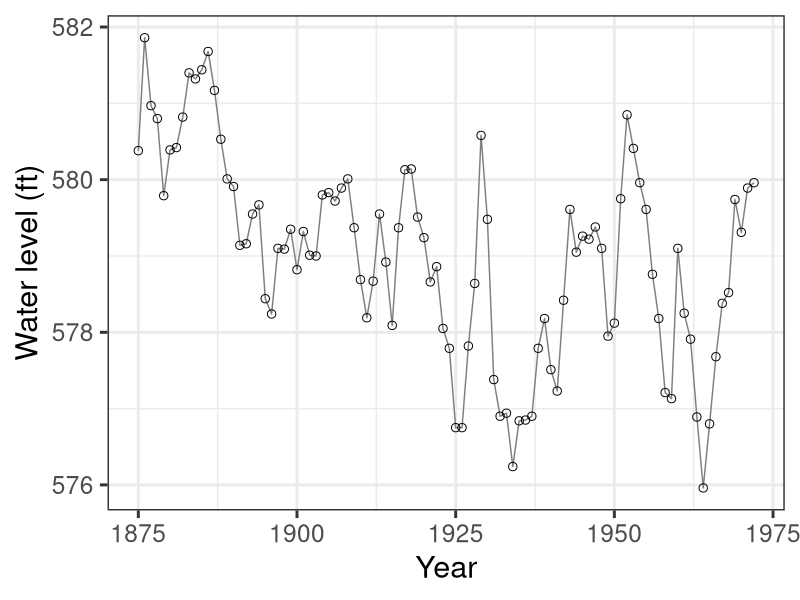
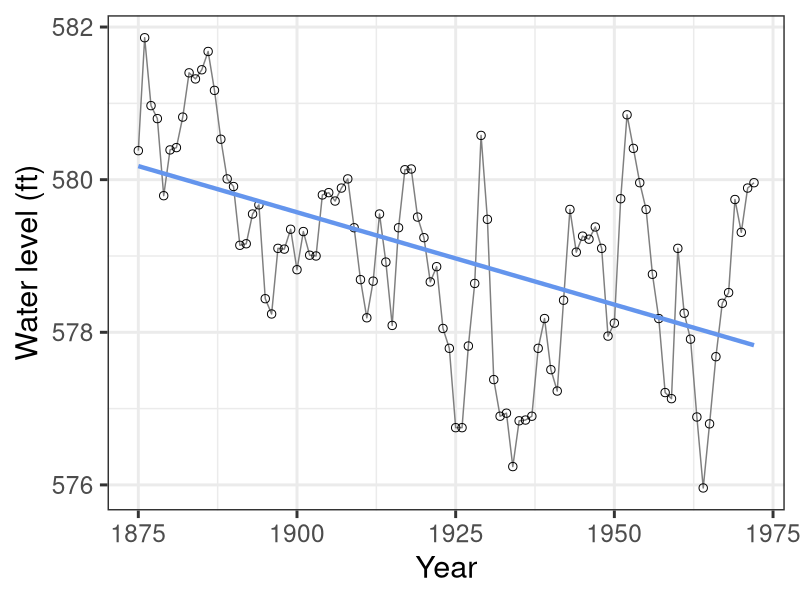
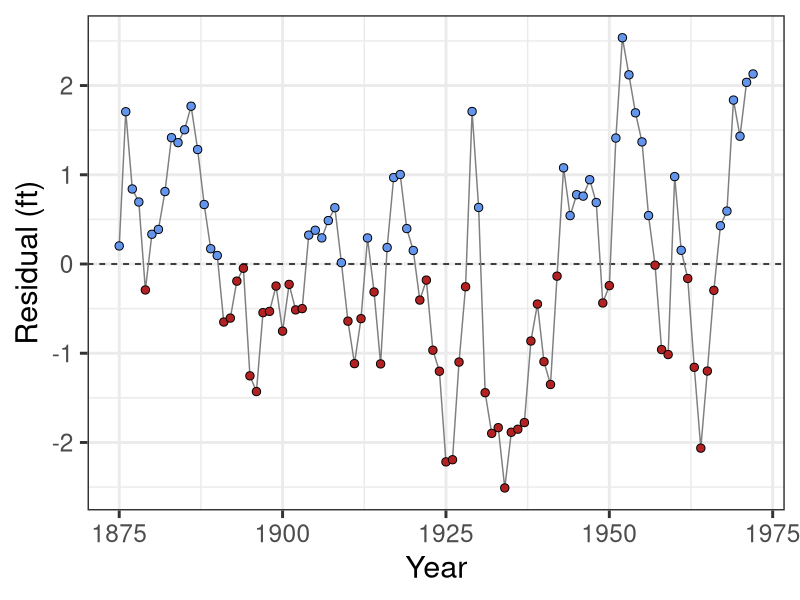
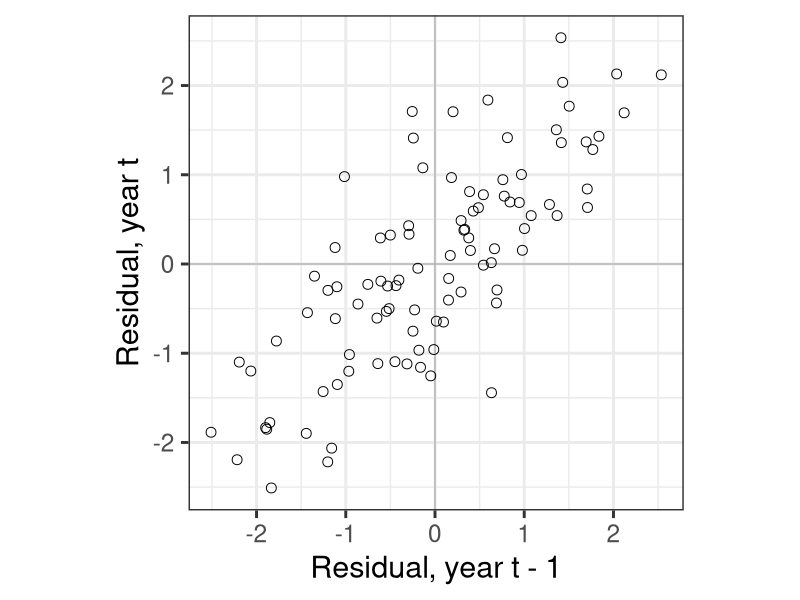
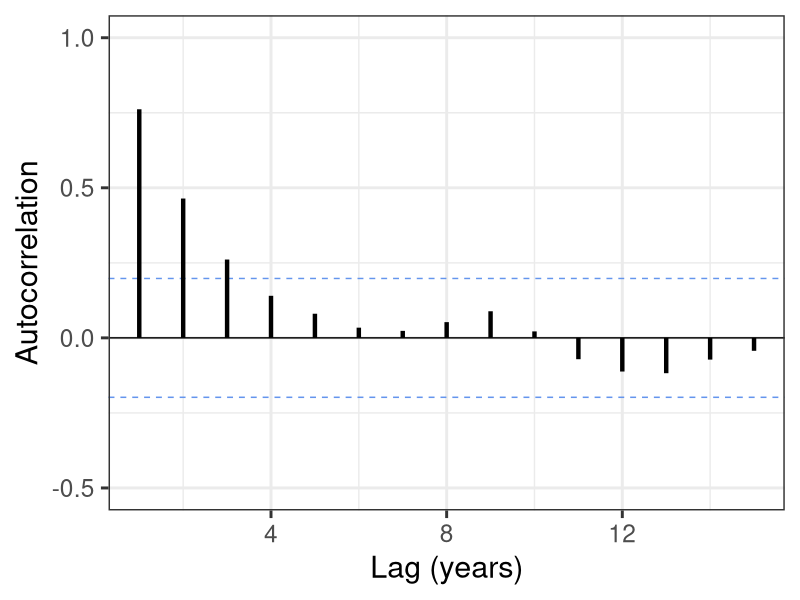
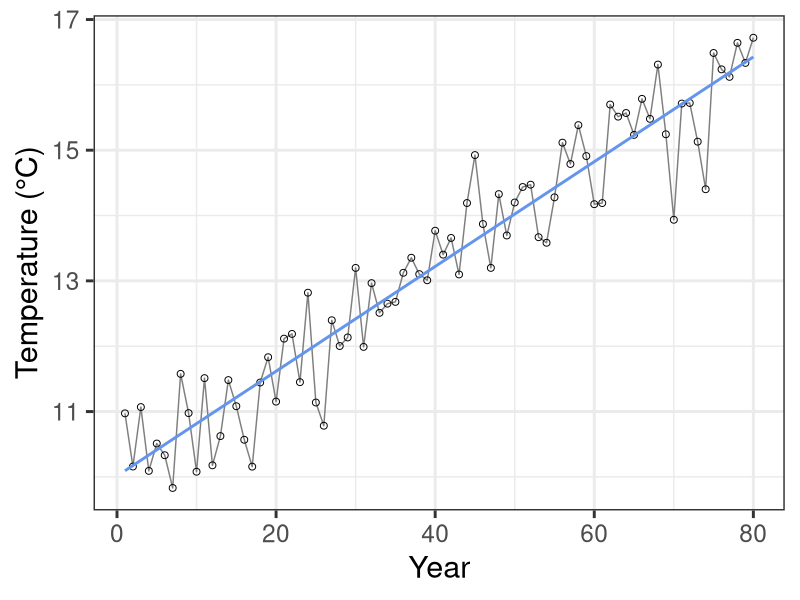
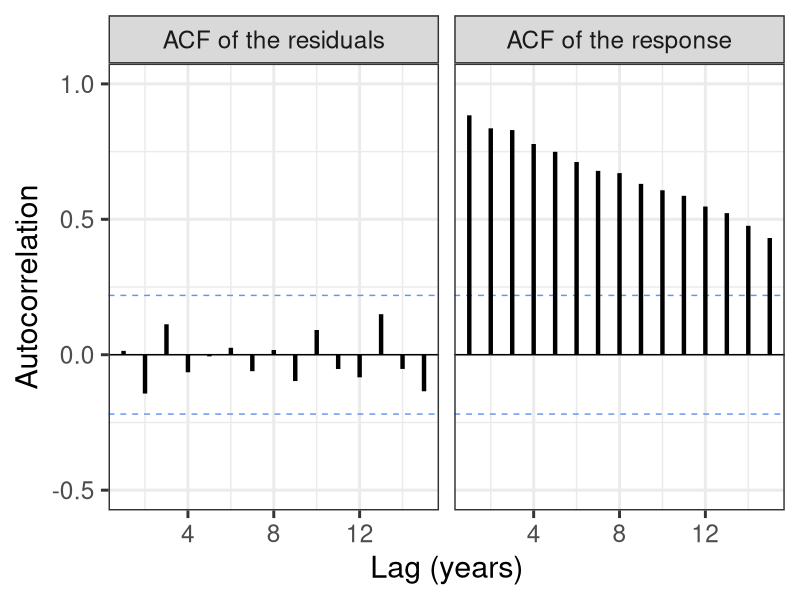

Here is the R script that generated these plots, in order:
## ---- chunk 1
#| label: setup
#| message: false

library(tidyverse)
library(nlme)
set.seed(222)
theme_set(theme_bw(22))

fmt <- \(x, digits = 2) formatC(x, format = "f", digits = digits)
fmt_p <- \(p) if (p < 0.001) "< 0.001" else fmt(p, 3)

# Lake Huron annual mean water level (ft), 1875-1972. Built into R.
huron <- tibble(year = 1875:1972, level = as.numeric(LakeHuron))
n_years <- nrow(huron)

huron_lm <- lm(level ~ year, huron)
huron <- huron |>
  mutate(
    fit = fitted(huron_lm),
    resid = resid(huron_lm),
    resid_lag1 = lag(resid)
  )

lm_slope <- coef(summary(huron_lm))["year", ]
rho1 <- cor(huron$resid, huron$resid_lag1, use = "complete.obs")
n_eff <- n_years * (1 - rho1) / (1 + rho1)

ljung <- Box.test(huron$resid, lag = 10, type = "Ljung-Box")

huron_gls <- gls(level ~ year, huron, correlation = corAR1(form = ~year))
gls_slope <- summary(huron_gls)$tTable["year", ]
gls_phi <- coef(huron_gls$modelStruct$corStruct, unconstrained = FALSE)[["Phi"]]

# ACF as a tidy data frame
acf_df <- function(x, lag_max = 15) {
  a <- acf(x, lag.max = lag_max, plot = FALSE)
  tibble(lag = drop(a$lag), acf = drop(a$acf)) |>
    filter(lag > 0)
}
acf_plot <- function(x, title = NULL, lag_max = 15) {
  bound <- 1.96 / sqrt(length(x))
  ggplot(acf_df(x, lag_max), aes(lag, acf)) +
    geom_hline(yintercept = 0) +
    geom_hline(yintercept = c(-bound, bound), linetype = "dashed", color = "cornflowerblue") +
    geom_segment(aes(xend = lag, yend = 0), linewidth = 1.5) +
    scale_y_continuous(limits = c(-0.5, 1)) +
    labs(x = "Lag (years)", y = "Autocorrelation", title = title)
}

# Simulation: a response with a strong trend but independent residuals
sim <- tibble(
  year = 1:80,
  temp = 10 + 0.08 * year + rnorm(80, sd = 0.6)
)
sim_lm <- lm(temp ~ year, sim)
## ---- chunk 2
#| fig-width: 10
#| fig-height: 4.5
#| fig-align: center

huron_plot <- ggplot(huron, aes(year, level)) +
  geom_line(color = "grey50") +
  geom_point(shape = 21, size = 2.5) +
  labs(x = "Year", y = "Water level (ft)")
huron_plot
## ---- chunk 3
#| fig-width: 10
#| fig-height: 4
#| fig-align: center

huron_plot +
  geom_line(aes(y = fit), color = "cornflowerblue", linewidth = 1.5)
## ---- chunk 4
#| fig-width: 10
#| fig-height: 4.5
#| fig-align: center

ggplot(huron, aes(year, resid)) +
  geom_hline(yintercept = 0, linetype = "dashed") +
  geom_line(color = "grey50") +
  geom_point(aes(fill = resid > 0), shape = 21, size = 2.5) +
  scale_fill_manual(values = c("firebrick", "cornflowerblue"), guide = "none") +
  labs(x = "Year", y = "Residual (ft)")
## ---- chunk 5
#| fig-width: 6
#| fig-height: 5
#| fig-align: center
#| warning: false

ggplot(huron, aes(resid_lag1, resid)) +
  geom_hline(yintercept = 0, color = "grey70") +
  geom_vline(xintercept = 0, color = "grey70") +
  geom_point(shape = 21, size = 3) +
  coord_equal() +
  labs(x = "Residual, year t - 1", y = "Residual, year t")
## ---- chunk 6
#| fig-width: 10
#| fig-height: 4.5
#| fig-align: center

acf_plot(huron$resid)
## ---- chunk 7
#| fig-width: 12
#| fig-height: 4
#| fig-align: center

ggplot(sim, aes(year, temp)) +
  geom_line(color = "grey50") +
  geom_point(shape = 21, size = 2) +
  geom_smooth(method = "lm", formula = y ~ x, se = FALSE, color = "cornflowerblue") +
  labs(x = "Year", y = "Temperature (°C)")
## ---- chunk 8
#| fig-width: 12
#| fig-height: 4.5
#| fig-align: center

bound <- 1.96 / sqrt(nrow(sim))
bind_rows(
  mutate(acf_df(sim$temp), which = "ACF of the response"),
  mutate(acf_df(resid(sim_lm)), which = "ACF of the residuals")
) |>
  ggplot(aes(lag, acf)) +
  geom_hline(yintercept = 0) +
  geom_hline(yintercept = c(-bound, bound), linetype = "dashed", color = "cornflowerblue") +
  geom_segment(aes(xend = lag, yend = 0), linewidth = 1.5) +
  facet_wrap(~which) +
  scale_y_continuous(limits = c(-0.5, 1)) +
  labs(x = "Lag (years)", y = "Autocorrelation")
